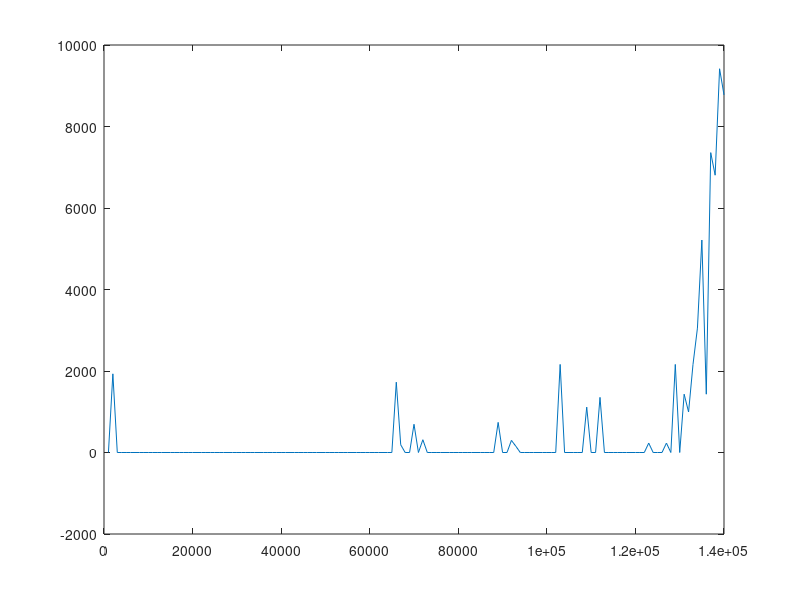

MATLAB code to generate this figure: (Note: this script raises an error after producing the figure.)
clear
close all

load('K_paths_values_10_paths.mat')
fig = plot(1000:1000:140000,cost_reductions);
ax = ancestor(fig, 'axes');
ax.XAxis.Exponent = 0;
xtickformat('%.0f');
grid on
xlabel('Budget in millions of €')
ylabel('Cost reduction in millions of €')
title('Cost reduction for K = 10 and alpha = 0')
legend('Cost reduction')